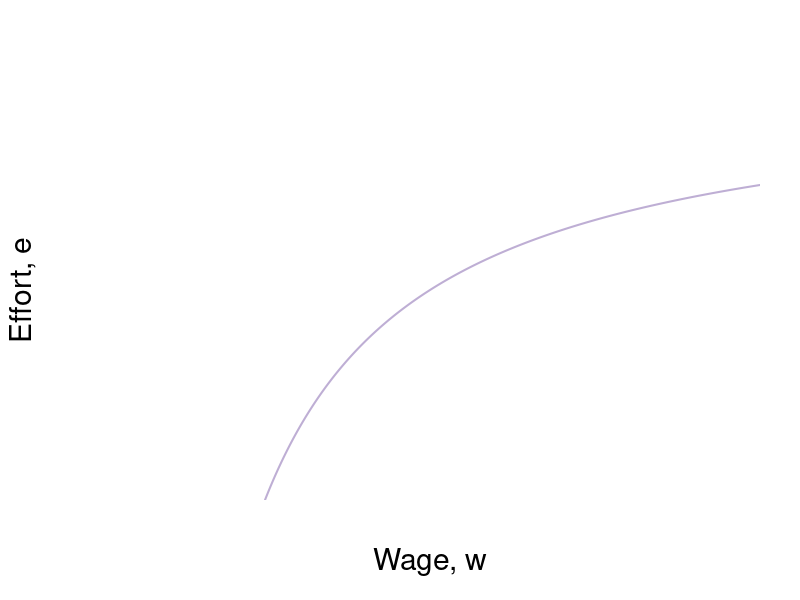

Source code (R): (Note: this script raises an error after producing the figure.)
require(shape)
pdf(file = "employment/employment_brf_nash.pdf", width = 9, height = 7)

#Set parameters for graphics
axislabelsize <- 1.8
labelsize <- 1.5
namesize <- 1.8
annotatesize <- 1.5
graphlinewidth <- 2
segmentlinewidth <- 1.5

#The equation is below when v = 0. See Wolfram Alpha output. 
isov <- function(w, delta = 5) {
}

isovhigh1 <- function(w, delta = 5, v = 5){
  (sqrt(w^2 - 4 * delta * v) - w + 2*v)/( 2 * v )
}

isovlow1 <- function(w, delta = 5, v = 5){
  (-sqrt(w^2 - 4 * delta * v) - w + 2*v)/( 2 * v )
}

isovhigh2 <- function(w, delta = 5, v = 15){
  (sqrt(w^2 - 4 * delta * v) - w + 2*v)/( 2 * v )
}

isovlow2 <- function(w, delta = 5, v = 15){
  (-sqrt(w^2 - 4 * delta * v) - w + 2*v)/( 2 * v )
}

isovhigh3 <- function(w, delta = 5, v = 20){
  (sqrt(w^2 - 4 * delta * v) - w + 2*v)/( 2 * v )
}

isovlow3 <- function(w, delta = 5, v = 20){
  (-sqrt(w^2 - 4 * delta * v) - w + 2*v)/( 2 * v )
}

brfFn <- function(w, delta = 5) {
  1 - (2*delta) /w
}

#This is evaluated for p = 12; q = 12/(8*sqrt(12^2 - 4*delta1*v1)) - 1/8 for the slope
#At p = 12; q = (-sqrt(12^2 - 4*v1*delta1) - 12 + 2*v1)/(2*v1) = 0.799
tangencyLine <- function(w){
  (w*(0.05))
}

solowCondition <- function(w, delta = 5){
  (w*(1/(8*delta)))
}


COL <- c("#f7fcf5", "#e5f5e0", "#c7e9c0", "#a1d99b", "#74c476", "#41ab5d", "#238b45", "#005a32")
grays <- gray.colors(25, start = 1, end = 0)
par(mar =  c(5, 5, 4, 2))
xlims <- c(0, 40)
ylims <- c(0, 1)

plot(0, 0, xlim = xlims, ylim = ylims, type = "n",
     xlab = expression(paste("Wage, ", w)),
     ylab = expression(paste("Effort, ", e)),
     xaxt = "n", 
     yaxt = "n", 
     cex.lab = axislabelsize, 
     line = 3,
     bty = "n", 
     xaxs="i", 
     yaxs="i")


npts <- 500 
npts2 <- 501
#Specify the sequences of points for graphing. 
xx0 <- seq(5, xlims[2], length.out = npts)
xx1 <- seq(10, xlims[2], length.out = npts)
xx2 <- seq(5, 15, length.out = npts)
xx3 <- seq(10, xlims[2], length.out = npts2)
xx4 <- seq(xlims[1], 10, length.out = npts2)
#For below, I solved sqrt(p^2 - 200) - p + 200/p = 0, getting p = 10*sqrt(2) = 14.14214
xx5 <- seq( 18.43909, xlims[2], length.out = npts2)
xx6 <- seq( 18.43909, 25, length.out = npts2)
xx7 <- seq(20, xlims[2], length.out = npts2)
xx8 <- seq(xlims[1], 25, length.out = npts2)
xx9 <- seq(xlims[1] + 0.5, xlims[2], length.out = npts2)

#Draw the lines for the graphs
#lines(xx0, isov(xx0, delta = 5), col = COL[3], lwd = graphlinewidth)
lines(xx1, brfFn(xx1), col = "#beaed4", lwd = graphlinewidth)
lines(xx9, solowCondition(xx9, delta = 5), col = COLB[4], lwd = graphlinewidth)
#lines(xx3, isovhigh1(xx3, v = 5, delta = 5), col = COL[4], lwd = graphlinewidth)
#lines(xx4, isovlow1(xx4, v = 5, delta = 5), col = COL[4], lwd = graphlinewidth)
#lines(xx5, isovhigh2(xx5, v = 17, delta = 5), col = COL[5], lwd = graphlinewidth)
#lines(xx6, isovlow2(xx6, v = 17, delta = 5), col = COL[5], lwd = graphlinewidth)
lines(xx7, isovhigh3(xx7, v = 20, delta = 5), col = COL[6], lwd = graphlinewidth)
lines(xx8, isovlow3(xx8, v = 20, delta = 5), col = COL[6], lwd = graphlinewidth)

#Customize ticks and labels for the plot
ticksy <- c(0,  0.5, 1)
#ylabels <- c(0, expression(paste(frac(1,2))), 1)
ylabels <- c(0,  expression(paste(e^N)), 1)
ticksx <- c(0, 10, 20, 40)
xlabels <- c(0, expression(paste(w == B/s)),  expression(paste(w^N)) , NA)
axis(1, at = ticksx, pos = 0, labels = xlabels, cex.axis = labelsize)
axis(2, at = ticksy, pos = 0, labels = ylabels, las = 1, cex.axis = labelsize)

#Annotation of the three graphs and the NE
text(5.7, 0.42, expression(paste("Slope of Iso-profit: ")), cex = labelsize)
text(5, 0.34, expression(paste( frac(e, w) == frac(de, dw))), cex = labelsize)
Arrows(7.5, 0.34, 12.6, 0.34,  col = "black", lty = 1, lwd = 2, arr.type = "triangle")

text(25, 0.05, expression(paste(v[N])), cex = labelsize)
text(37, 0.66, expression(paste("Employee's ICC, or")), cex = labelsize, xpd = TRUE)
text(37, 0.6, expression(paste("Best Response Function")), cex = labelsize, xpd = TRUE)
text(37, 0.55, expression(paste(e(hat(c)))), cex = labelsize, xpd = TRUE)




#Lines for the coordinates of the Nash equilbrium
#segments(5, 0, 5, 1, lty = 2, col = "darkgray", lwd = 3)
#segments(10, 0, 10, 0.2, lty = 2, col = "darkgray", lwd = 2)
segments(20, 0, 20, 0.75, lty = 2, col = grays[20], lwd = segmentlinewidth)
segments(0, 0.5, 20, 0.5, lty = 2, col = grays[20], lwd = segmentlinewidth)
#segments(14.14214, 0.15, 14.14214, 0.45, lty = 2, col = "darkgray", lwd = 3)
text(19.5, 0.52, expression(n), cex = labelsize)
text(26.5, 0.48, expression(paste("Incomplete Contract")),cex = labelsize)
text(26.5, 0.43, expression(paste("Nash equilibrium")),cex = labelsize)

#Arrows and rent label
# 
# Arrows(15, 0.8, 10.8, 0.8,  col = "black", lty = 1, lwd = 2, arr.type = "triangle")
# text(14.8, 0.95, expression(paste("Rent at")))
# text(14.8, 0.9, expression(paste("Incomplete Contract")))
# text(14.8, 0.85, expression(paste("Nash Equilibrium")))

#Arrows and slope of iso-v label
Arrows(29, 0.15, 24, 0.15,  col = "black", lty = 1, lwd = 2, arr.type = "triangle")
text(32, 0.2, expression(paste("Slope of iso-v")), cex = labelsize)
text(32.3, 0.15, expression(paste(" = -mrs ")), cex = labelsize)
text(32, 0.08, expression(paste(" = " -frac(v[w], v[e]))), cex = labelsize)



#Add a point for the NE
points(20, 0.5, pch = 16, col = "black", cex = 1.5)

#segments(18.4, 0, 18.4, 0.75, lty = 2, col = "darkgray", lwd = 2)
#segments(0, brfFn(w = 18.4), 18.4, brfFn(w = 18.4), lty = 2, col = "darkgray", lwd = 2)
#points(18.4, brfFn(w = 18.4), pch = 16, col = "black", cex = 1.5)

#Add a point for b & complete contract NE label
#points(10, 0.5, pch = 16, col = "black", cex = 1.5)
#text(10.5, 0.47, expression(b))
# text(5, 0.58, expression(paste("Complete Contract")))
# text(5, 0.53, expression(paste("Nash equilibrium")))

#Add a point for c
#Figure out q for p = 14.14214: q = 1 - 2delta/p = 1 - (2*5)/14.14214 =  0.2928934
#points(20, 0.1839422, pch = 16, col = "black", cex = 1.5)
#text(20.8, 0.1839422, expression(c))

points(22, isovhigh3(22, v = 20, delta = 5), pch = 16, col = "black", cex = 1.5)
text(22 + 0.5, isovhigh3(22, v = 20, delta = 5) - 0.02, expression(f), cex = labelsize)
points(22, isovlow3(22, v = 20, delta = 5), pch = 16, col = "black", cex = 1.5)
text(22 + 0.5, isovlow3(22, v = 20, delta = 5) + 0.02, expression(b), cex = labelsize)

#Add a point for f. referred to in the text
#points(12, 0.82, pch = 16, col = "black", cex = 1.2)
#text(12, 0.85, expression(paste("NE")))

#Arrow to Pareto-improving Lens
#Arrows(20, 0.8, 23.8, 0.68, col = "black", lty = 1, lwd = 3)
#text(20, 0.82, expression(paste("Pareto-Improving Lens")))

dev.off()
